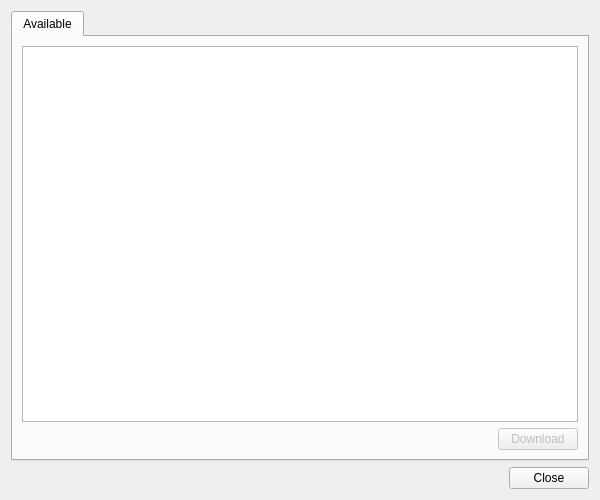
<?xml version="1.0" encoding="UTF-8"?>
<ui version="4.0">
 <class>Dialog</class>
 <widget class="QDialog" name="Dialog">
  <property name="geometry">
   <rect>
    <x>0</x>
    <y>0</y>
    <width>600</width>
    <height>500</height>
   </rect>
  </property>
  <property name="windowTitle">
   <string>Dialog</string>
  </property>
  <layout class="QVBoxLayout" name="verticalLayout">
   <item>
    <widget class="QTabWidget" name="tabWidget">
     <widget class="QWidget" name="tab">
      <attribute name="title">
       <string>Available</string>
      </attribute>
      <layout class="QVBoxLayout" name="verticalLayout_2">
       <item>
        <widget class="QListView" name="listView"/>
       </item>
       <item>
        <layout class="QHBoxLayout" name="horizontalLayout_3">
         <item>
          <widget class="QLabel" name="status">
           <property name="text">
            <string/>
           </property>
          </widget>
         </item>
         <item>
          <spacer name="horizontalSpacer_2">
           <property name="orientation">
            <enum>Qt::Horizontal</enum>
           </property>
           <property name="sizeHint" stdset="0">
            <size>
             <width>40</width>
             <height>20</height>
            </size>
           </property>
          </spacer>
         </item>
         <item>
          <widget class="QPushButton" name="download_b">
           <property name="enabled">
            <bool>false</bool>
           </property>
           <property name="text">
            <string>Download</string>
           </property>
          </widget>
         </item>
        </layout>
       </item>
      </layout>
     </widget>
    </widget>
   </item>
   <item>
    <layout class="QHBoxLayout" name="horizontalLayout">
     <item>
      <spacer name="horizontalSpacer">
       <property name="orientation">
        <enum>Qt::Horizontal</enum>
       </property>
       <property name="sizeHint" stdset="0">
        <size>
         <width>40</width>
         <height>20</height>
        </size>
       </property>
      </spacer>
     </item>
     <item>
      <widget class="QPushButton" name="close_b">
       <property name="text">
        <string>Close</string>
       </property>
      </widget>
     </item>
    </layout>
   </item>
  </layout>
 </widget>
 <resources/>
 <connections/>
</ui>
